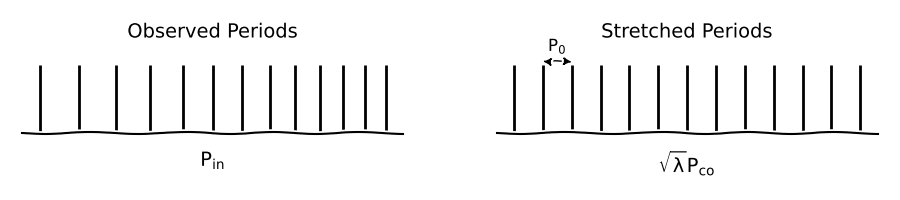

This chart was generated by the following Python code:
import morse as ms
import matplotlib.pyplot as plt

m = -1
k = 0
nurot = 20
P0 = 4320
factor = 1e6/86400

# Generate a synthetic spectrum
spectrum = ms.Spectrum() 
spectrum.generate(m,k,nurot,P0,nmin=19,nmax=31)



with plt.xkcd():
    fig, [ax1, ax3, ax2] = plt.subplots(1,3,figsize=(9,2),gridspec_kw={'width_ratios':[0.47,0.06,0.47]})
    
    ax1.set_xticks([])
    ax1.set_yticks([])
    ax1.spines['right'].set_visible(False)
    ax1.spines['top'].set_visible(False)
    ax1.spines['left'].set_visible(False)
    
    ax2.set_xticks([])
    ax2.set_yticks([])
    ax2.spines['right'].set_visible(False)
    ax2.spines['top'].set_visible(False)
    ax2.spines['left'].set_visible(False)    

    # Plot "observed" periods    
    ax1.vlines(spectrum.periods,0,1,colors='k')    
    ax1.set_xlabel(r'$P_{\rm in}$',labelpad=12)
    ax1.set_title('Observed Periods',pad=10,fontsize=14)    
    ax1.set_ylim([0,1.2])    
    
    # Stretch the periods
    eigenvalue = ms.Eigenvalue(m, k)
    Pco = ms.in2co(spectrum.periods,m,k,nurot/factor)
    stretched_periods = ms.stretch(m,k,Pco,eigenvalue,nurot/factor)
    
    # Plot stretched periods
    ax2.vlines(stretched_periods,0,1,colors='k')    
    ax2.set_xlabel(r'$\sqrt{\lambda}P_{\rm co}$',labelpad=10)
    ax2.set_title('Stretched Periods',pad=10,fontsize=14)
    ax2.set_ylim([0,1.2])    
    # Indicate the spacings are equal to P0
    ax2.annotate(text='',xy=(0.995,1.05),xytext=(1.055,1.05),
            fontsize=12,
            arrowprops={'arrowstyle':'<|-|>','facecolor':'k'})
    ax2.text(1.025,1.28,r'$P_0$',fontsize=12,va='center',ha='center')
    
    ax3.set_visible(False)
    
    
plt.show()
fig.savefig('IllusStretchSpectrum.png')


plt.close('all')
import numpy as np

with plt.xkcd():
    fig, ax = plt.subplots(figsize=(4.5,2))
    
    ax.set_xticks([20,40])
    ax.set_yticks([])
    ax.spines['right'].set_visible(False)
    ax.spines['top'].set_visible(False)
    ax.spines['left'].set_visible(False)    
    
    
    f0_vect = np.arange(0,3*86400/P0,0.1)
    ax.plot(f0_vect, ms.dft(stretched_periods*np.linspace(0.9,1.1,len(stretched_periods)),f0_vect),c='k')
    
plt.show()
